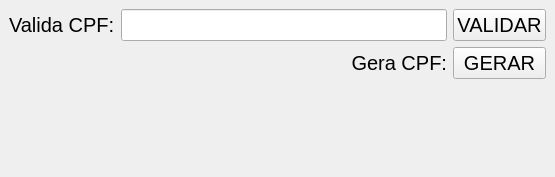
<?xml version="1.0" encoding="UTF-8"?>
<ui version="4.0">
 <class>MainWindow</class>
 <widget class="QMainWindow" name="MainWindow">
  <property name="geometry">
   <rect>
    <x>0</x>
    <y>0</y>
    <width>555</width>
    <height>177</height>
   </rect>
  </property>
  <property name="windowTitle">
   <string>Valida ou Gera CPF</string>
  </property>
  <widget class="QWidget" name="centralwidget">
   <layout class="QGridLayout" name="gridLayout">
    <item row="0" column="0">
     <widget class="QLabel" name="label_2">
      <property name="font">
       <font>
        <pointsize>15</pointsize>
       </font>
      </property>
      <property name="text">
       <string>Valida CPF:</string>
      </property>
     </widget>
    </item>
    <item row="0" column="1">
     <widget class="QLineEdit" name="inputValidaCpf">
      <property name="font">
       <font>
        <pointsize>15</pointsize>
       </font>
      </property>
     </widget>
    </item>
    <item row="0" column="2">
     <widget class="QPushButton" name="btnValidaCpf">
      <property name="font">
       <font>
        <pointsize>15</pointsize>
       </font>
      </property>
      <property name="text">
       <string>VALIDAR</string>
      </property>
     </widget>
    </item>
    <item row="1" column="1">
     <widget class="QLabel" name="label">
      <property name="font">
       <font>
        <pointsize>15</pointsize>
       </font>
      </property>
      <property name="text">
       <string>Gera CPF:</string>
      </property>
      <property name="alignment">
       <set>Qt::AlignRight|Qt::AlignTrailing|Qt::AlignVCenter</set>
      </property>
     </widget>
    </item>
    <item row="1" column="2">
     <widget class="QPushButton" name="btnGeraCpf">
      <property name="font">
       <font>
        <pointsize>15</pointsize>
       </font>
      </property>
      <property name="text">
       <string>GERAR</string>
      </property>
     </widget>
    </item>
    <item row="2" column="0" colspan="3">
     <widget class="QLabel" name="labelRetorno">
      <property name="font">
       <font>
        <pointsize>30</pointsize>
       </font>
      </property>
      <property name="mouseTracking">
       <bool>true</bool>
      </property>
      <property name="styleSheet">
       <string notr="true">color: green</string>
      </property>
      <property name="text">
       <string/>
      </property>
      <property name="alignment">
       <set>Qt::AlignCenter</set>
      </property>
     </widget>
    </item>
   </layout>
  </widget>
 </widget>
 <resources/>
 <connections/>
</ui>
